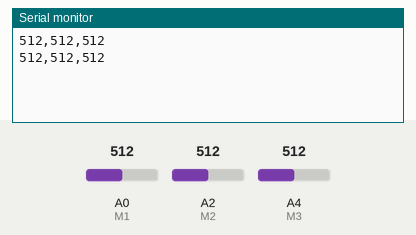
This sketch was run on a simulated Arduino Uno, built with avr-gcc and run on an emulated ATmega328P. On the bench: the last lines printed to the serial monitor. The test bench sets the inputs (shaded band); at power-on: A0 (M1) = 512, A2 (M2) = 512, A4 (M3) = 512.

Above: at 3.8 s.
3.9 s: A0 (M1) set to 716
At 7.3 s:
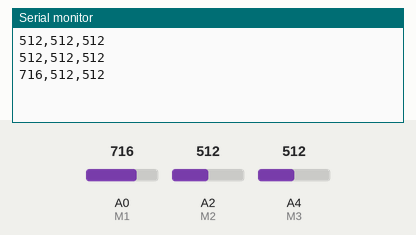
7.8 s: A2 (M2) set to 716
At 9.6 s:
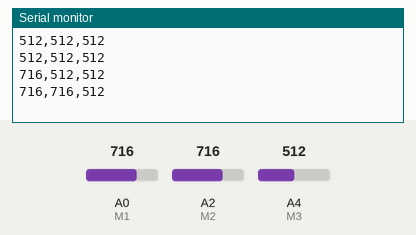
11.7 s: A4 (M3) set to 716
At 13.1 s:
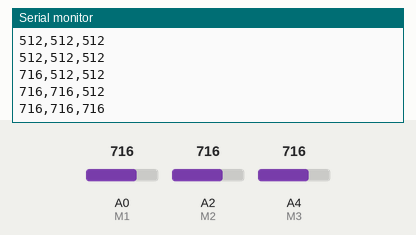
15.6 s: A0 (M1) set to 900
At 18.9 s:
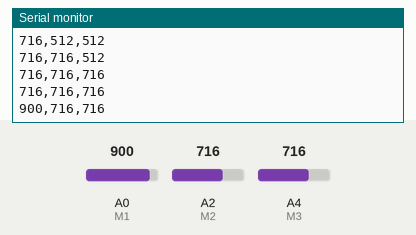
19.5 s: A2 (M2) set to 900
At 22.4 s:
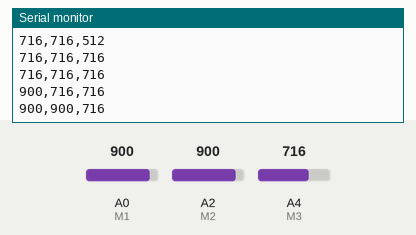
23.4 s: A4 (M3) set to 900
At 24.8 s:
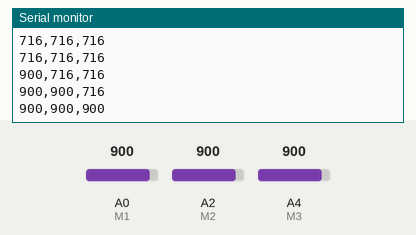
Timing chart, 0 to 26.4 s (numbered marks = the images above; inputs shaded):
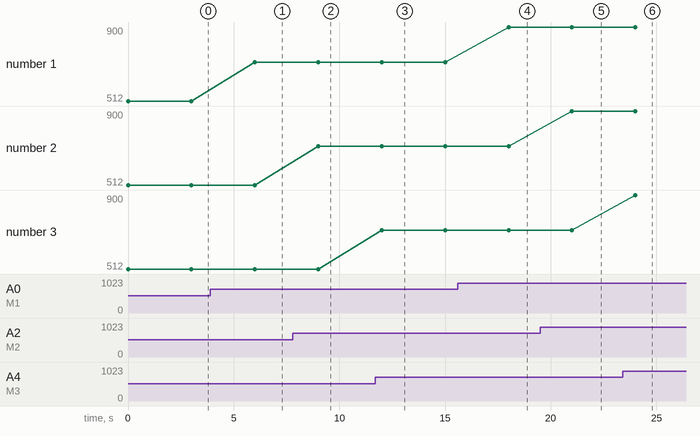

Measured:
- after the input at 3.9 s, the serial monitor: prints a new line after 2.1 s (image 1)
- after the input at 7.8 s, the serial monitor: prints a new line after 1.2 s (image 2)
- after the input at 11.7 s, the serial monitor: prints a new line after 0.30 s (image 3)
- after the input at 15.6 s, the serial monitor: prints a new line after 2.4 s (image 4)
- after the input at 19.5 s, the serial monitor: prints a new line after 1.5 s (image 5)
- after the input at 23.4 s, the serial monitor: prints a new line after 0.61 s (image 6)
- plotted number 1: 512 → 716 after the input at 3.9 s, 716 → 900 after the input at 15.6 s

The sketch:

arduino.ino
```cpp
#define M1 A0
#define M2 A2
#define M3 A4

void setup() {
  Serial.begin(9600);
  pinMode(M1, INPUT);
  pinMode(M2, INPUT);
  pinMode(M3, INPUT);

}

void loop() {
  Serial.print(analogRead(M1));
  Serial.print(",");
  Serial.print(analogRead(M2));
  Serial.print(",");
  Serial.println(analogRead(M3));
  delay(3000);
}
```
